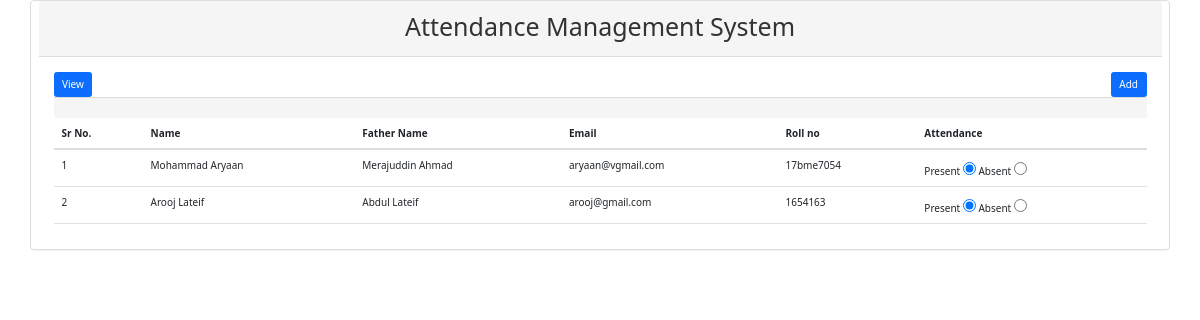
Page /viewp5.php?date=06-02-22 on the committed database.
### tables this page shows
CREATE TABLE `attendance5` (
  `at_id` int(11) NOT NULL,
  `value` varchar(50) NOT NULL,
  `reg_id` int(11) NOT NULL,
  `date` varchar(30) NOT NULL DEFAULT current_timestamp()
);

CREATE TABLE `stud5` (
  `reg_id` int(11) NOT NULL,
  `name` varchar(50) NOT NULL,
  `fname` varchar(50) NOT NULL,
  `email` varchar(100) NOT NULL,
  `roll` varchar(10) NOT NULL
);

### viewp5.php (the view, shortened to what this page needs)
<?php include_once('connection.php'); ?>
<!DOCTYPE html>
<html lang="en">
<head>
 <link href="https://cdn.jsdelivr.net/npm/bootstrap@5.1.3/dist/css/bootstrap.min.css" rel="stylesheet">
<link rel="stylesheet" href="bootstrap/bootstrap.min.css">
  <link rel="stylesheet" href="https://maxcdn.bootstrapcdn.com/bootstrap/3.4.1/css/bootstrap.min.css">
 <link href="https://cdn.jsdelivr.net/npm/bootstrap@5.1.3/dist/css/bootstrap.min.css" rel="stylesheet">
</head>
<body>
 <div class="panel panel-default container">
  <div class="panel-heading">
    <h1 style="text-align : center">Attendance Management System</h1>
  </div>
  <div class="panel-body">
   <a href="#" class="btn btn-primary">View</a>
   <a href="add5.php" class="btn btn-primary pull-right" style="float:right">Add</a>
  <form method="post">
     <div class="table-responsive">
  <table class="table">
   <thead>
   <tr>
    <th>Sr No.</th>
    <th>Name</th>
    <th>Father Name</th>
    <th>Email</th>
    <th>Roll no</th>
    <th>Attendance</th>
   </tr>
   </thead>
     <?php
     if($_GET['date']){
      $date = $_GET['date'];
      $query = "select stud5.*,attendance5.* from attendance5
      inner join stud5 on attendance5.reg_id=stud5.reg_id and attendance5.date = '$date'";
      $result = $link->query($query);
      if($result->num_rows>0){
       $i=0;
       while($val=$result->fetch_assoc()){
         $i++;
     ?>
   <tr>
    <td><?php echo $i; ?></td>
    <td><?php echo $val['name']; ?></td>
     <td><?php echo $val['fname']; ?></td>
      <td><?php echo $val['email']; ?></td>
      <td><?php echo $val['roll']; ?></td>
      <td>
       Present <input type="radio" value="Present"
       <?php
         if($val['value']=='Present')
         echo 'checked';
       ?>
       >
       Absent <input type="radio" value="Absent"
       <?php
         if($val['value']=='Absent')
         echo 'checked';
       ?>
       >
      </td>
   </tr>
      <?php }}} ?>
       </div>
  </div>
  <div class="panel-footer">
  </div>
 </div>
</body>
</html>

### rows in the picture
attendance5: stud5.name "Mohammad Aryaan", stud5.fname "Merajuddin Ahmad", stud5.email "aryaan@vgmail.com", stud5.roll "17bme7054", value "☑"
attendance5: stud5.name "Arooj Lateif", stud5.fname "Abdul Lateif", stud5.email "arooj@gmail.com", stud5.roll "1654163", value "☑"
